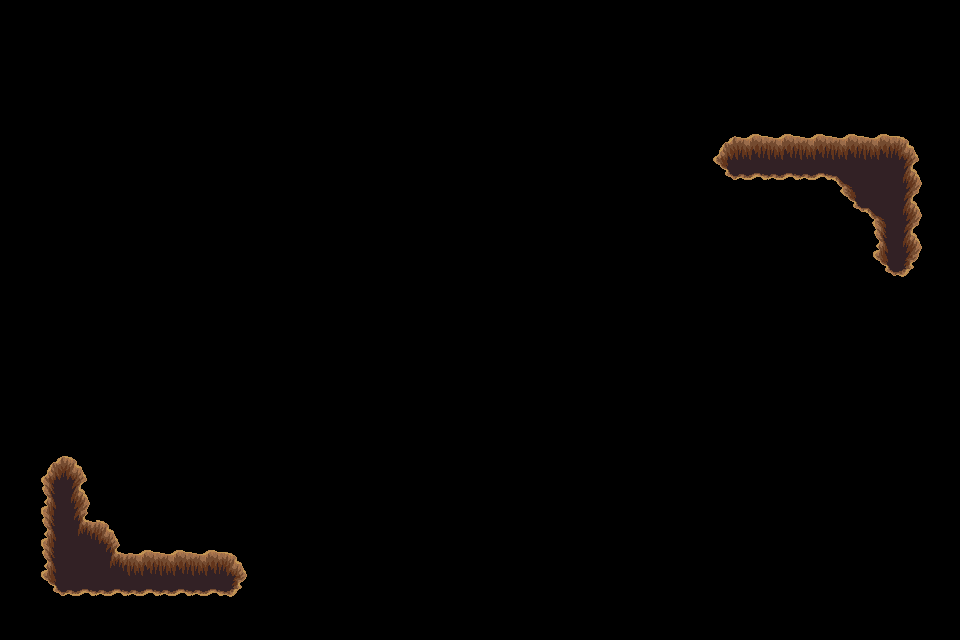

Tiled map render using the project's own tile images. Description and the whole map definition, tile-layer contents included, below:
An orthogonal 30x20 tile map with 32x32 px tiles, 1 tile layer (trou), 2 tilesets.

<map version="1.4" tiledversion="1.4.3" orientation="orthogonal" renderorder="right-down" width="30" height="20" tilewidth="32" tileheight="32" infinite="0" nextlayerid="9" nextobjectid="1">
 <tileset firstgid="1" source="../../dungeon_green.tsx" />
 <tileset firstgid="530" source="../../dungeon.tsx" />
 <layer id="8" name="trou" width="30" height="20">
  <data encoding="csv">
0,0,0,0,0,0,0,0,0,0,0,0,0,0,0,0,0,0,0,0,0,0,0,0,0,0,0,0,0,0,
0,0,0,0,0,0,0,0,0,0,0,0,0,0,0,0,0,0,0,0,0,0,0,0,0,0,0,0,0,0,
0,0,0,0,0,0,0,0,0,0,0,0,0,0,0,0,0,0,0,0,0,0,0,0,0,0,0,0,0,0,
0,0,0,0,0,0,0,0,0,0,0,0,0,0,0,0,0,0,0,0,0,0,0,0,0,0,0,0,0,0,
0,0,0,0,0,0,0,0,0,0,0,0,0,0,0,0,0,0,0,0,0,0,432,433,433,433,433,433,434,0,
0,0,0,0,0,0,0,0,0,0,0,0,0,0,0,0,0,0,0,0,0,0,478,479,479,479,388,456,457,0,
0,0,0,0,0,0,0,0,0,0,0,0,0,0,0,0,0,0,0,0,0,0,0,0,0,0,478,388,457,0,
0,0,0,0,0,0,0,0,0,0,0,0,0,0,0,0,0,0,0,0,0,0,0,0,0,0,0,455,457,0,
0,0,0,0,0,0,0,0,0,0,0,0,0,0,0,0,0,0,0,0,0,0,0,0,0,0,0,478,480,0,
0,0,0,0,0,0,0,0,0,0,0,0,0,0,0,0,0,0,0,0,0,0,0,0,0,0,0,0,0,0,
0,0,0,0,0,0,0,0,0,0,0,0,0,0,0,0,0,0,0,0,0,0,0,0,0,0,0,0,0,0,
0,0,0,0,0,0,0,0,0,0,0,0,0,0,0,0,0,0,0,0,0,0,0,0,0,0,0,0,0,0,
0,0,0,0,0,0,0,0,0,0,0,0,0,0,0,0,0,0,0,0,0,0,0,0,0,0,0,0,0,0,
0,0,0,0,0,0,0,0,0,0,0,0,0,0,0,0,0,0,0,0,0,0,0,0,0,0,0,0,0,0,
0,432,434,0,0,0,0,0,0,0,0,0,0,0,0,0,0,0,0,0,0,0,0,0,0,0,0,0,0,0,
0,455,457,0,0,0,0,0,0,0,0,0,0,0,0,0,0,0,0,0,0,0,0,0,0,0,0,0,0,0,
0,455,410,434,0,0,0,0,0,0,0,0,0,0,0,0,0,0,0,0,0,0,0,0,0,0,0,0,0,0,
0,455,456,410,433,433,433,434,0,0,0,0,0,0,0,0,0,0,0,0,0,0,0,0,0,0,0,0,0,0,
0,478,479,479,479,479,479,480,0,0,0,0,0,0,0,0,0,0,0,0,0,0,0,0,0,0,0,0,0,0,
0,0,0,0,0,0,0,0,0,0,0,0,0,0,0,0,0,0,0,0,0,0,0,0,0,0,0,0,0,0
</data>
 </layer>
</map>
